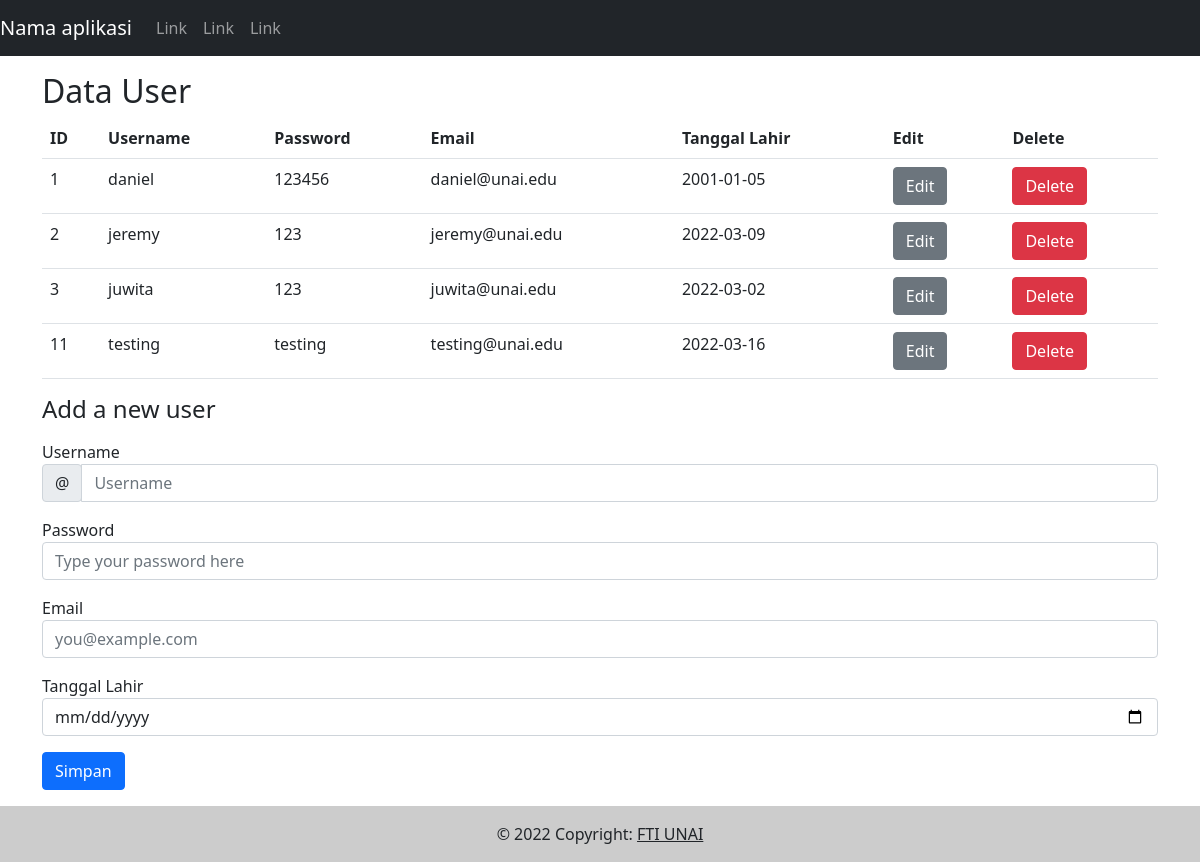
The page / on the database its author committed.
### tables this page shows
CREATE TABLE `user` (
  `id` int(11) NOT NULL,
  `username` varchar(254) NOT NULL,
  `password` varchar(254) NOT NULL,
  `email` varchar(254) NOT NULL,
  `tgl_lahir` date NOT NULL
);

### index.php (the view, shortened to what this page needs)
<?php
include("header.php");
include("nav.php");
?>
<div class="container">
    <div class="row mt-3">
        <div class="col-md-4">
            <h2>Data User</h2>
        </div>
    </div>
    <table class="table">
        <tr>
            <th>ID</th>
            <th>Username</th>
            <th>Password</th>
            <th>Email</th>
            <th>Tanggal Lahir</th>
            <th>Edit</th>
            <th>Delete</th>
        </tr>
        <?php
        include_once("connector.php");
        $sql = "SELECT * FROM user";
        $result = $conn->query($sql);
        if ($result->num_rows > 0) {
            while($row = $result->fetch_assoc()) {
                echo "<tr>
                    <td>" . $row["id"] . "</td>" .
                    "<td>" . $row["username"] . "</td>" .
                    "<td>" . $row["password"] . "</td>" .
                    "<td>" . $row["email"] . "</td>" .
                    "<td>" . $row["tgl_lahir"] . "</td>" .
                    "<td>" . "<a class='btn btn-secondary' href='edit.php?id=" . $row["id"]. "'>" . "Edit" . "</a>" . "</td>" .
                    "<td>" . "<a class='btn btn-danger' onclick='return confirm(\"Hapus data?\")' href='delete.php?id=" . $row["id"]. "'>" . "Delete" . "</a>" . "</td>" .
                    "</tr>";
            }
        }
        else {
            echo "No result";
        }
        ?>
    </table>
    <h4 class="mb-3">Add a new user</h4>
    <form action="add.php" method="POST">
        <div class="mb-3">
            <label for="username">Username</label>
            <div class="input-group">
                <div class="input-group-prepend">
                    <span class="input-group-text">@</span>
                </div>
                <input type="text" class="form-control" id="username" name="username" placeholder="Username" required>
            </div>
        </div>
        <div class="mb-3">
            <label for="password">Password</label>
            <input type="password" class="form-control" id="password" name="password" placeholder="Type your password here">
        </div>
        <div class="mb-3">
            <label for="email">Email</label>
            <input type="email" class="form-control" id="email" name="email" placeholder="you@example.com">
        </div>
        <div class="mb-3">
            <label for="tgl_lahir">Tanggal Lahir</span></label>
            <input type="date" class="form-control" id="tgl_lahir" name="tgl_lahir">
        </div>
        <input type="submit" name="simpan" class="btn btn-primary btn-md btn-block" value="Simpan">
    </form>
</div>
<?php include("footer.php"); ?>
</body>
</html>

### header.php (shortened to what this page needs)
<!DOCTYPE html>
<html lang="en">
<head>
    <link href="https://cdn.jsdelivr.net/npm/bootstrap@5.1.3/dist/css/bootstrap.min.css" rel="stylesheet">
</head>
<body>

### nav.php (shortened to what this page needs)
<nav class="navbar navbar-expand-md bg-dark navbar-dark">
    <a class="navbar-brand" href="#">Nama aplikasi</a>
    <div class="collapse navbar-collapse" id="collapsibleNavbar">
      <ul class="navbar-nav">
        <li class="nav-item">
          <a class="nav-link" href="#">Link</a>
        </li>
        <li class="nav-item">
          <a class="nav-link" href="#">Link</a>
        </li>
        <li class="nav-item">
          <a class="nav-link" href="#">Link</a>
        </li>
      </ul>
    </div>
</nav>

### footer.php
<footer class="mt-3">
    <div class="text-center p-3" style="background-color: rgba(0, 0, 0, 0.2);">
        © 2022 Copyright:
        <a class="text-dark" href="https:/fti.unai.edu/">FTI UNAI</a>
    </div>
</footer>

### rows shown on the page
user: id "1", username "daniel", password "123456", email "daniel@unai.edu", tgl_lahir "2001-01-05"
user: id "2", username "jeremy", password "123", email "jeremy@unai.edu", tgl_lahir "2022-03-09"
user: id "3", username "juwita", password "123", email "juwita@unai.edu", tgl_lahir "2022-03-02"
user: id "11", username "testing", password "testing", email "testing@unai.edu", tgl_lahir "2022-03-16"
